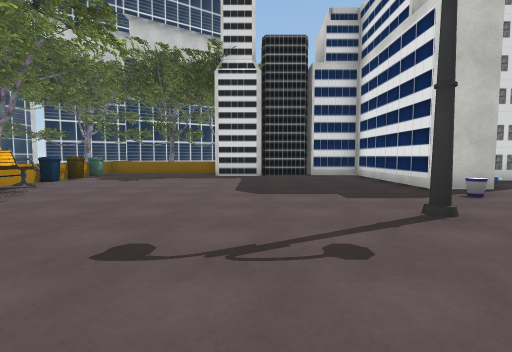
[1] (above)

24 first-person views from a walk through a 3-D level made in the Unity game engine. The camera is 1.3 m above the floor, tilts 4° down and sees 85° across. The floor is counted in squares, 2 m on a side. Each view is taken from the middle of a square. On the plan, view 1 faces up. The plan holds only what a view shows up to about 9 squares ahead; the rest is blank. The place goes on beyond the plan. The player character is not drawn. Some surface patterns are stand-ins.

[2]
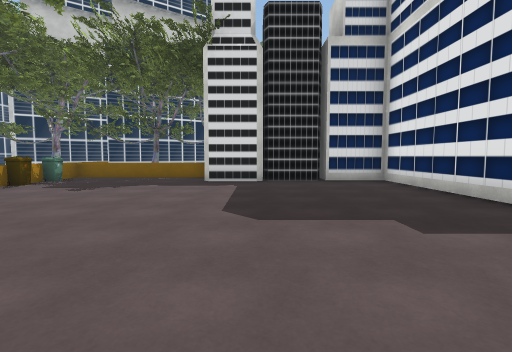

[3]
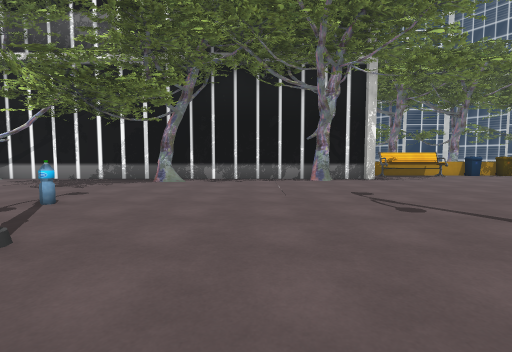

[4]
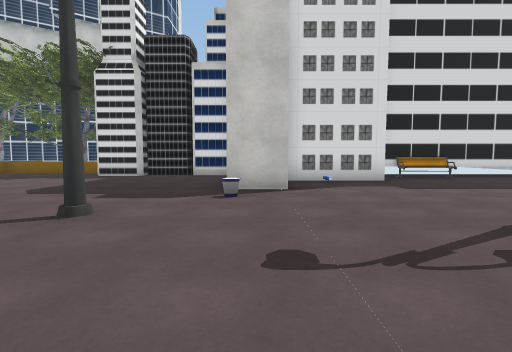

[5]
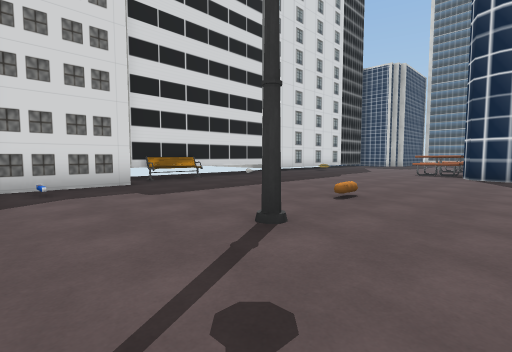

[6]
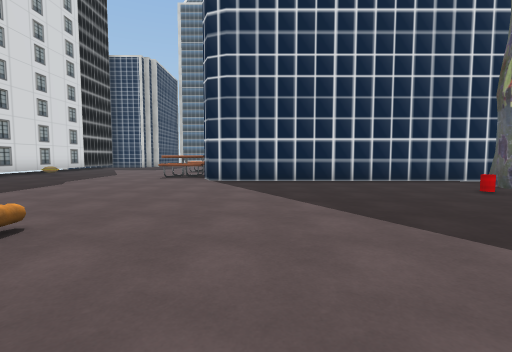

[7]
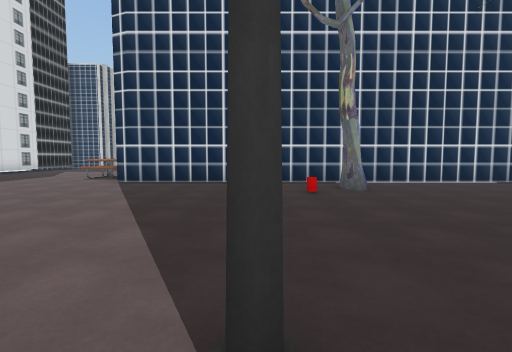

[8]
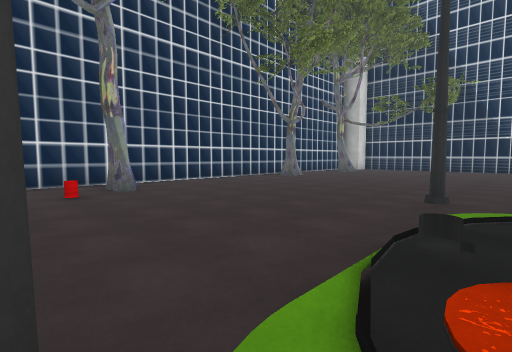

[9]
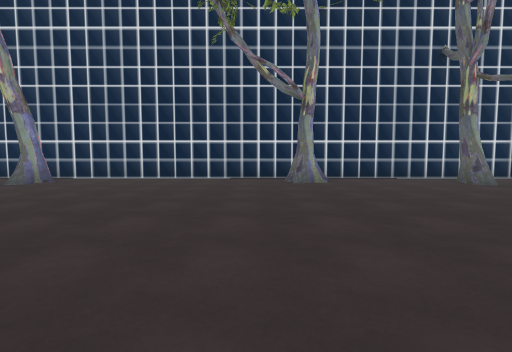

[10]
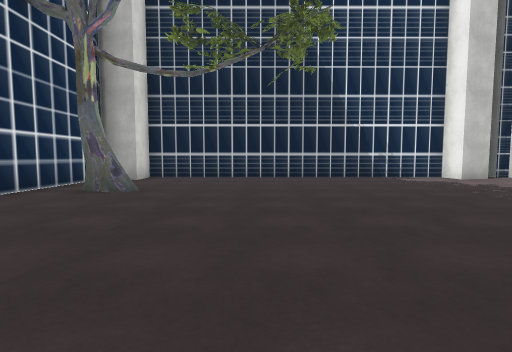

[11]
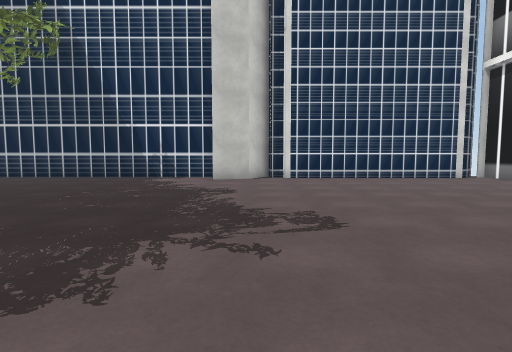

[12]
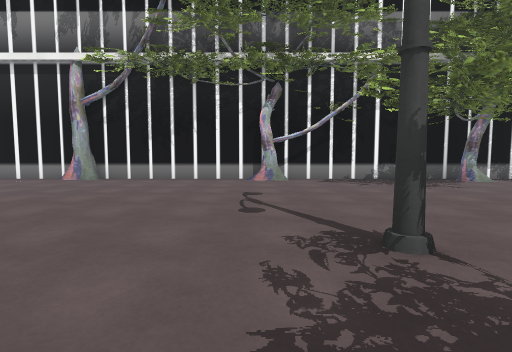

[13]
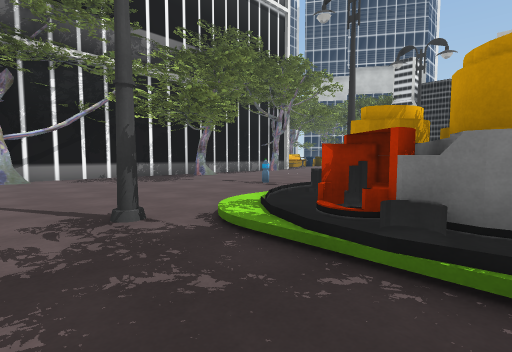

[14]
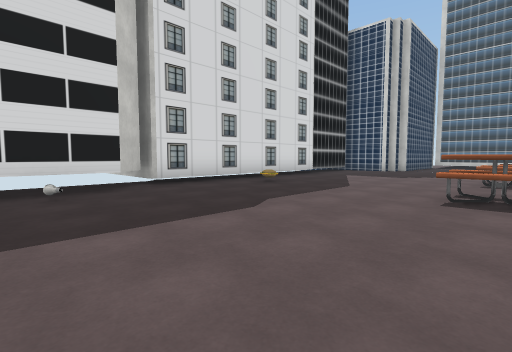

[15]
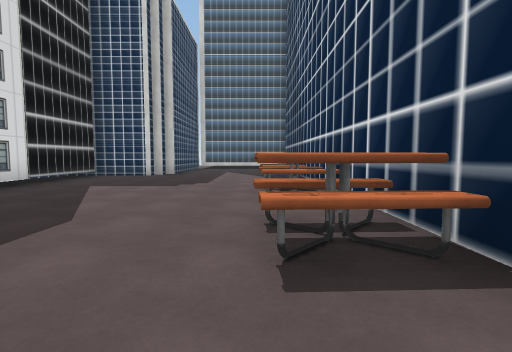

[16]
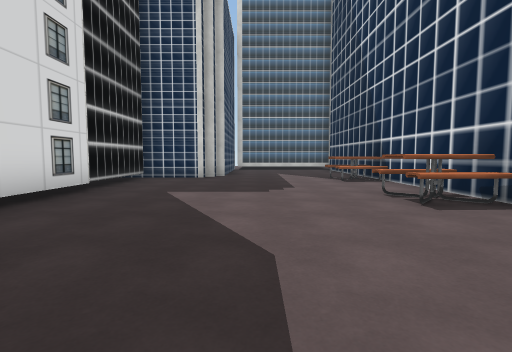

[17]
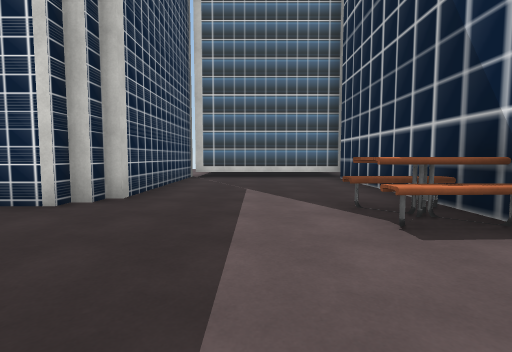

[18]
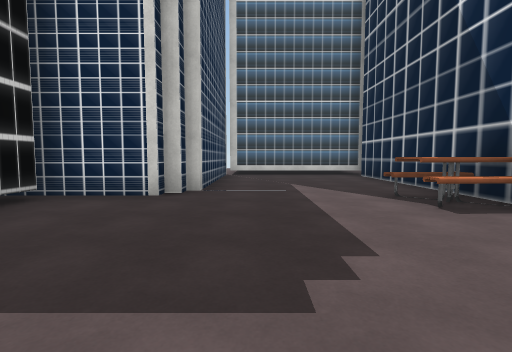

[19]
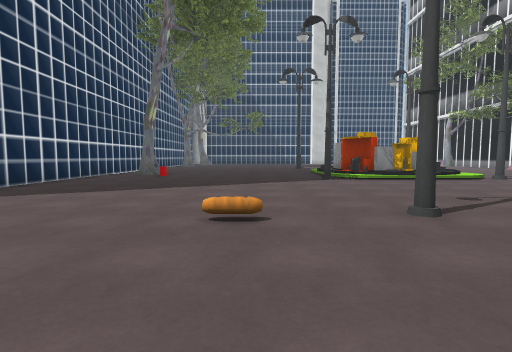

[20]
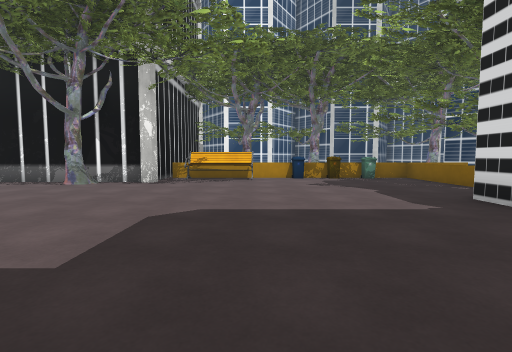

[21]
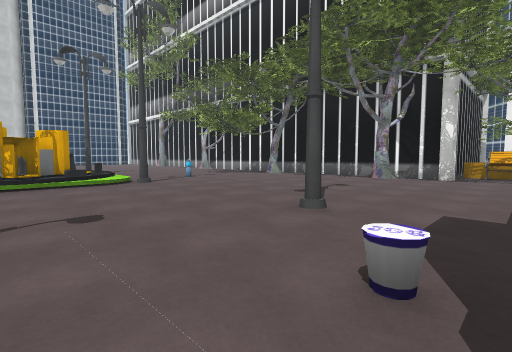

[22]
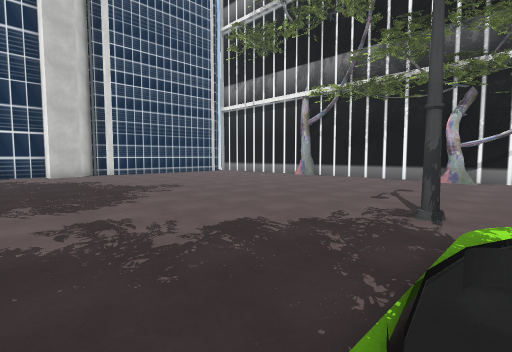

[23]
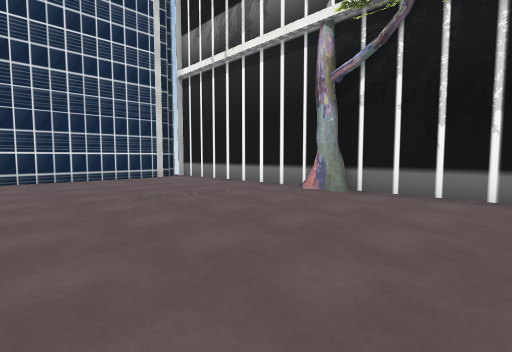

[24]
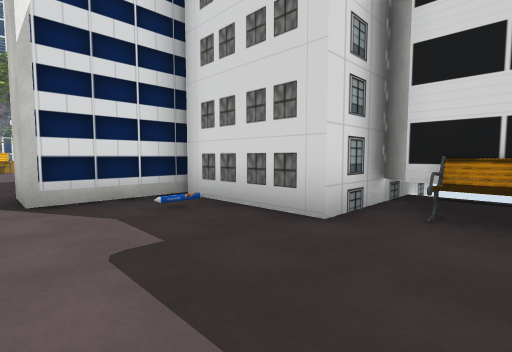

### Floor plan
Key: @ floor where view 1 was taken; # wall or solid block; . floor; / step, stairs or slope; = window, fence, low wall or low ledge; ^ raised ledge; B bin; E bench; T bottle; A barrel; O other object.
Columns run from 6 left of view 1 to 29 right of it. Each row starts with its distance up from view 1.
 12 #
 11 #====#       #      #
 10 #....######  #      ###########
  9 #B........#  ####^^#..........#
  8 #B........####.E......O.......##
  7 #B........#....................#####
  6 #E........#........................#
  5 #E.................................#
  4 #E....................EE.E.........#
  3 ###.....#....#........EE.EE..E.....#
  2   #..................###############
  1   #.. ...............#
  0   #...@..............#
 -1   #..................#
 -2   #.....#/##/#.......#
 -3   #...T./####.....A..#
 -4   #...../####......#.#
 -5   #...../####........#
 -6   #.....//##/........#
 -7   #.....#....#.......#
 -8   #..................#
 -9   #..................#
-10   #..................#
-11   #................#.#
-12   #..................#
-13   #..................#
-14   #..................#
-15   #................#.#
-16   #..................#
-17   #..................#
-18   #.......#.........##
-19   ###################

Where each view was taken, in squares from view 1:
view 1: 0 up, 0 right, facing up
view 2: 2 up, 0 right, facing up
view 3: 0 up, 4 right, facing left
view 4: 0 up, 4 right, facing up
view 5: 1 up, 5 right, facing up-right
view 6: 1 up, 7 right, facing right
view 7: 2 down, 6 right, facing right
view 8: 2 down, 6 right, facing down-right
view 9: 10 down, 6 right, facing right
view 10: 10 down, 10 right, facing down
view 11: 10 down, 3 right, facing down
view 12: 8 down, 4 right, facing left
view 13: 8 down, 5 right, facing up-left
view 14: 3 up, 11 right, facing up-right
view 15: 4 up, 14 right, facing right
view 16: 6 up, 15 right, facing right
view 17: 5 up, 20 right, facing right
view 18: 6 up, 19 right, facing right
view 19: 6 up, 9 right, facing down
view 20: 6 up, 3 right, facing left
view 21: 5 up, 5 right, facing down-left
view 22: 6 down, 6 right, facing down-left
view 23: 10 down, 1 right, facing down-left
view 24: 5 up, 9 right, facing up-left
